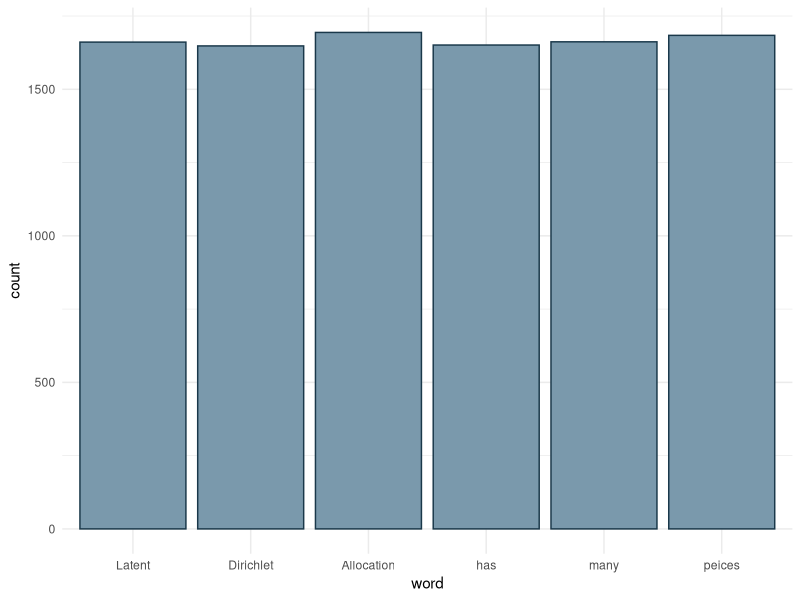
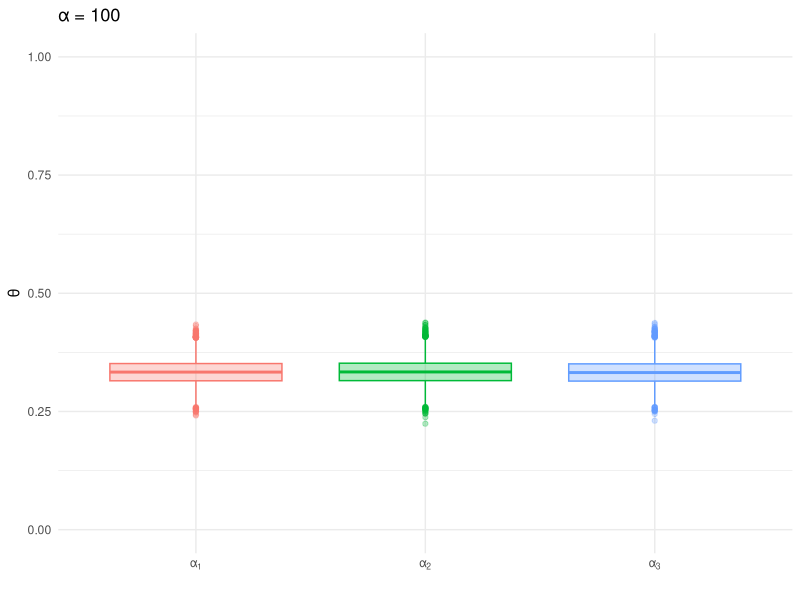
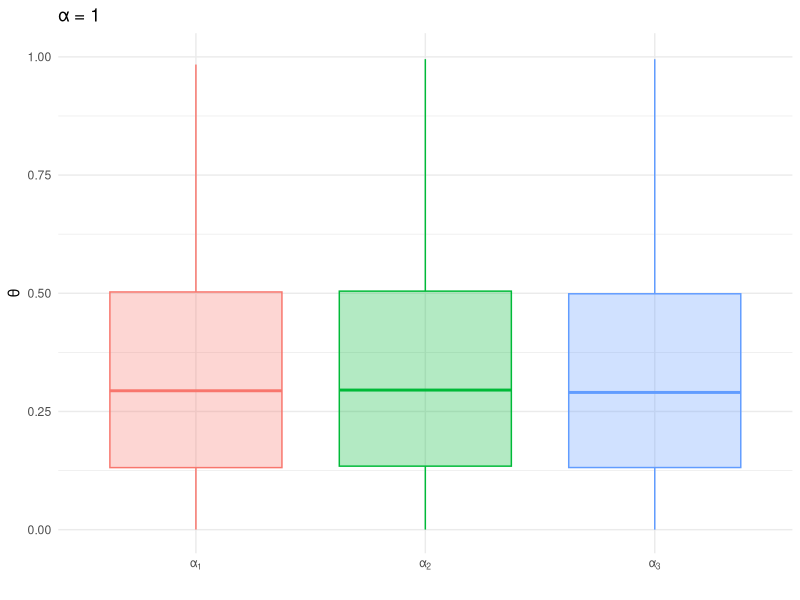
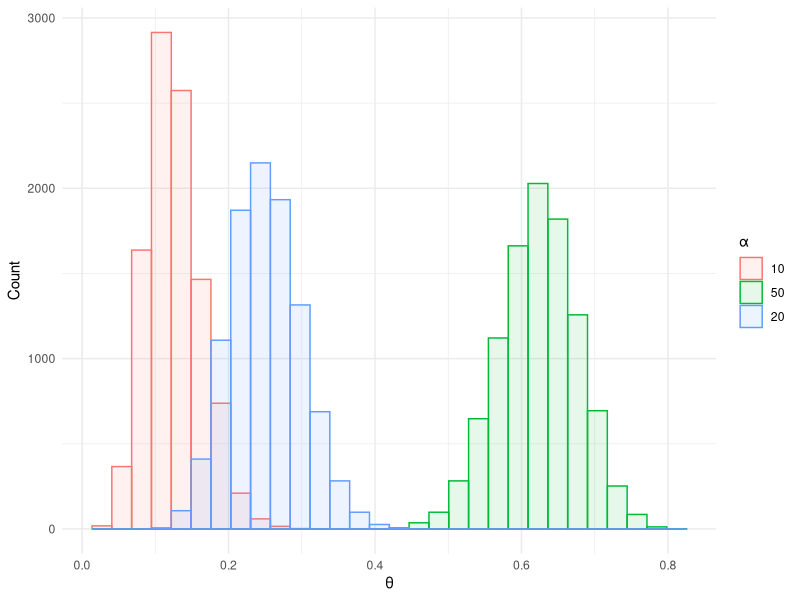
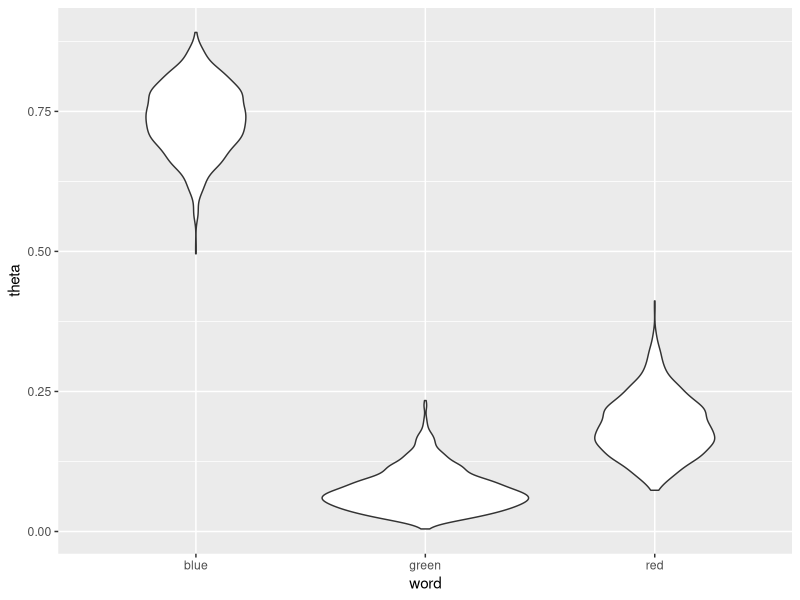
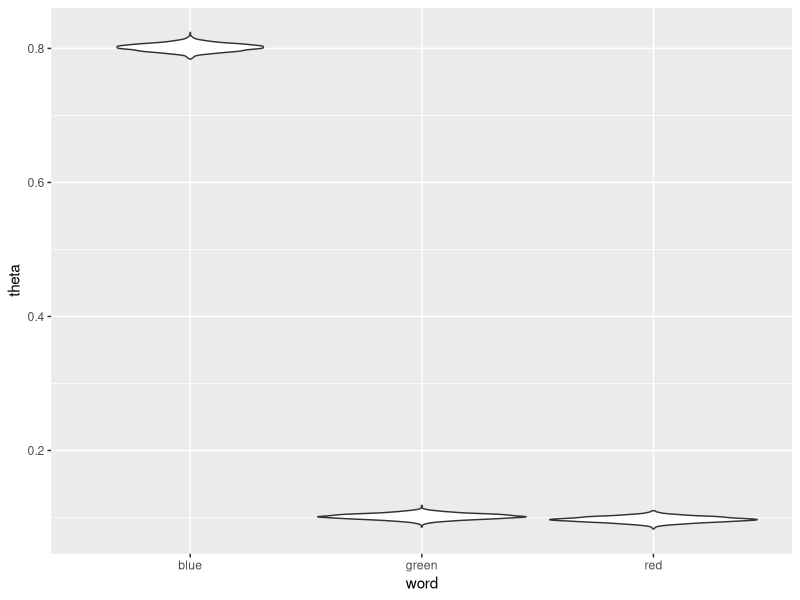

Write R code to recreate these figures, in order.
## ---- chunk 1
rm(list = ls())
library(MCMCpack)
library(tidyverse)
library(knitr)
## ---- chunk 2
# draw 1000 samples from multinomial distribution
outcomes <- replicate(10000, which(rmultinom(1,1,rep(1/6,6))==1))
words <- unlist(strsplit("Latent Dirichlet Allocation has many peices", ' '))
ds <- data.frame(id = outcomes, word = sapply(outcomes, function(x)words[x]))
ggplot(ds, aes(x= word)) + geom_histogram(stat='count',color='#1A384A', fill='#7A99AC') +
  scale_x_discrete(labels = words) +
  theme_minimal()

## ---- chunk 3
alpha <- c(100,100,100)
trials <- 10000
x <- rdirichlet(trials, alpha)
colnames(x) <- c('theta_1', 'theta_2', 'theta_3')
ds <- cbind(as.tibble(x), trial = 1:trials) %>% 
  gather(theta, word, -trial)

# ggplot(ds, aes(color = theta, x = word)) + geom_line(stat='density') + 
#   theme_minimal()

ggplot(ds, aes(color = theta, fill = theta, x = theta, y = word)) + geom_boxplot(alpha = 0.3) + 
  theme_minimal() + 
  labs(y='\U03B8', x = '', title = paste0("\U03B1 = ",unique(alpha)) ) + 
  scale_x_discrete(labels = c(expression("\U03B1"[1]),
                              expression("\U03B1"[2]),
                              expression("\U03B1"[3]))) + 
  scale_fill_discrete(guide = FALSE) + 
  scale_color_discrete(guide = FALSE)+ 
  scale_y_continuous(limits = c(0,1))
## ---- chunk 4
alpha <- c(1,1,1)
  x <- rdirichlet(trials, alpha)
colnames(x) <- c('theta_1', 'theta_2', 'theta_3')
ds <- cbind(as.tibble(x), trial = 1:trials) %>% 
  gather(theta, word, -trial)

ggplot(ds, aes(color = theta, fill = theta, x = theta, y = word)) + geom_boxplot(alpha = 0.3) + 
  theme_minimal() + 
  labs(y='\U03B8', x = '', title = paste0("\U03B1 = ",unique(alpha)) ) + 
  scale_x_discrete(labels = c(expression("\U03B1"[1]),
                              expression("\U03B1"[2]),
                              expression("\U03B1"[3]))) + 
  scale_fill_discrete(guide = FALSE) + 
  scale_color_discrete(guide = FALSE) + 
  scale_y_continuous(limits = c(0,1))
## ---- chunk 5
alpha <- c(10,50,20)
alpha_prop <- alpha/sum(alpha)
x <- rdirichlet(trials, alpha)
colnames(x) <- c('theta_1', 'theta_2', 'theta_3')
ds <- cbind(as.tibble(x), trial = 1:trials) %>% 
  gather(theta, word, -trial)

ggplot(ds, aes(color = theta, fill=theta, x = word)) + geom_histogram(position='identity', alpha = 0.1) +
  # geom_line(stat='density') + 
  theme_minimal() + 
  labs(x = "\U03B8", y = "Count") + 
  scale_color_discrete(label = alpha,
                       name = "\U03B1" ) +
  scale_fill_discrete(label = alpha,
                       name = "\U03B1" )

## ---- chunk 6
# use letters function as your vocabulary
v <- c('red', 'green', 'blue')
nwords <- 10
doc_theta <- c(.1, .1, .8)
document<-rep(v, doc_theta*nwords)
books <- tibble(label = c('blue', 'red', 'green'), 
                    code = c('\U1F4D8', '\U1F4D5', '\U1F4D7'))

cat(sapply(document, function(x) books$code[which(books$label == x)]))
## ---- chunk 7
# generate text based only on document #1

# leave this code, I like the for loop for creating a single document, shows the process 
# in a straight forward manner, the next code chunk shows a faster way, which is good as well

words <- document
# lenght of new document
 #rep(1,length(unique(words)))
word_counts <- table(words)
alphas <-  word_counts
new_doc <- rep('', nwords)
for(i in 1:nwords){
  set.seed(i)
  p = rdirichlet(1,alphas)
  set.seed(i)
  new_doc[i] <- names(word_counts)[which(rmultinom(1, 1, p) == 1)]
}
table(new_doc)

cat('\n', sapply(new_doc, function(x) books$code[which(books$label == x)]))
## ---- chunk 8

word_counts <- table(words)
alphas <-  word_counts
nwords <- 10
ndocs  <- 5
word_encodings <- tibble(label = c('blue', 'red', 'green'), 
                code = c('\U1F4D8', '\U1F4D5', '\U1F4D7'), 
                word_props = c(.1, .1, .8))

thetas <- rdirichlet(ndocs*nwords, alphas)
print(head(thetas))

selected_words <- apply(thetas, 1, function(x) which(rmultinom(1,1,x)==1))

ds <- tibble(doc_id = rep(1:ndocs, each = nwords),
             word = word_encodings$label[selected_words], 
             word_uni = word_encodings$code[selected_words])


ds %>% group_by(doc_id) %>% summarise(
  tokens = paste(word_uni, collapse = ' ')
) %>% kable(col.names = c('Document', 'Words'))

## ---- chunk 9

# counts -> alphas
# for each of the 3 thetas iterate 1k times
# plot distributions
alphas <- rep(1,nrow(books))
# alphas <- 1:6 
n <- table(ds$word)
head(n)


niters = 2000
burnin = 500

thetas = matrix(0, nrow = (niters-burnin), ncol=nrow(books), 
                dimnames = list(NULL, c(names(n))))
for (i in 1:niters){
  theta = rdirichlet(1,n+alphas)

  
  if (i >= burnin){
    thetas[(i-burnin), ] = theta
  }
}

 # hist(thetas[, 1])
 # hist(thetas[, 2])
 # 
 df <- as.tibble(thetas) %>% 
   gather(word, theta)
# map book colors to each segment of plot to avoid bothering with the emoji labels (for now)
ggplot(df, aes(y=theta, x = word)) + geom_violin()
# apply(thetas, 2, median)
# n/sum(n)
## ---- chunk 10

word_counts <- table(words)
alphas <-  word_counts
nwords <- 10
ndocs  <- 500
word_encodings <- tibble(label = c('blue', 'red', 'green'), 
                code = c('\U1F4D8', '\U1F4D5', '\U1F4D7'), 
                word_props = c(.1, .1, .8))

thetas <- rdirichlet(ndocs*nwords, alphas)
print(head(thetas))

selected_words <- apply(thetas, 1, function(x) which(rmultinom(1,1,x)==1))

ds <- tibble(doc_id = rep(1:ndocs, each = nwords),
             word = word_encodings$label[selected_words], 
             word_uni = word_encodings$code[selected_words])


# counts -> alphas
# for each of the 3 thetas iterate 1k times
# plot distributions



alphas <- rep(1,nrow(books))
# alphas <- 1:6 
n <- table(ds$word)
head(n)


niters = 2000
burnin = 500

thetas = matrix(0, nrow = (niters-burnin), ncol=nrow(books), 
                dimnames = list(NULL, c(names(n))))
for (i in 1:niters){
  theta = rdirichlet(1,n+alphas)

  
  if (i >= burnin){
    thetas[(i-burnin), ] = theta
  }
}

 # hist(thetas[, 1])
 # hist(thetas[, 2])
 # 
 df <- as.tibble(thetas) %>% 
   gather(word, theta)
# map book colors to each segment of plot to avoid bothering with the emoji labels (for now)
ggplot(df, aes(y=theta, x = word)) + geom_violin()
# apply(thetas, 2, median)
n/sum(n)
